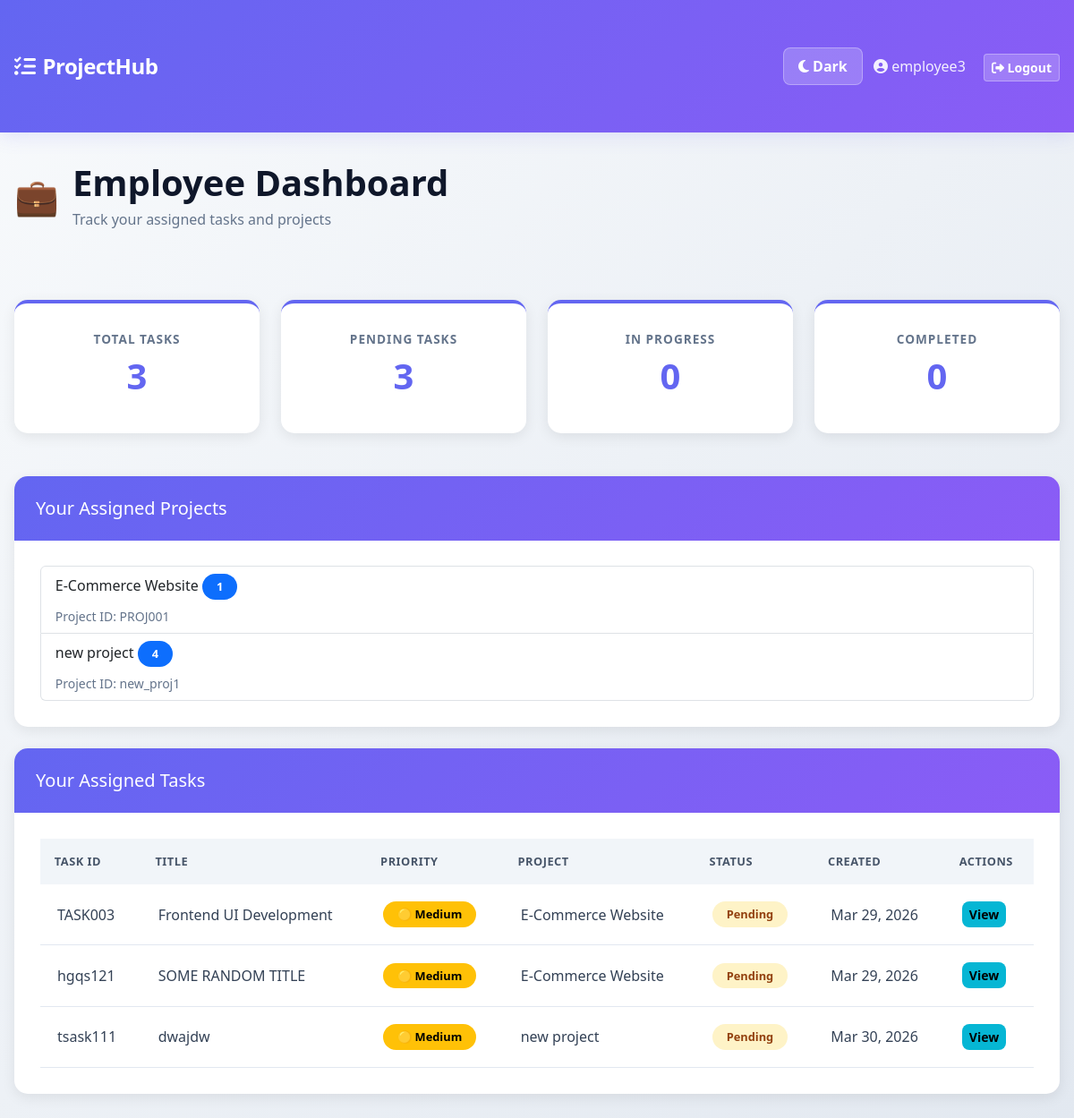
/employee/dashboard/ (signed in), run on the app's committed database.
### planner_app/models.py (models this page shows, shortened)
class Planner(models.Model):
    username = models.CharField(max_length=10, unique=True)
    password_hash = models.CharField(max_length=128)
    type = models.CharField(max_length=10)  # 'admin' or 'employee'
    dark_mode = models.BooleanField(default=False)  # Dark mode toggle
    class Meta:
        abstract = True

class Employee(Planner):
    employee_id = models.CharField(max_length=10, unique=True)

class Project(models.Model):
    project_id = models.CharField(max_length=10, unique=True)
    project_title = models.CharField(max_length=100)
    created_by = models.ForeignKey(Admin, on_delete=models.CASCADE, related_name="projects")
    created_at = models.DateTimeField(auto_now_add=True)

class Task(models.Model):
    STATUS_CHOICES = [
        ('pending', 'Pending'),
        ('in_progress', 'In Progress'),
        ('completed', 'Completed'),
    ]
    PRIORITY_CHOICES = [
        ('low', 'Low'),
        ('medium', 'Medium'),
        ('high', 'High'),
    ]
    task_id = models.CharField(max_length=10, unique=True)
    task_title = models.CharField(max_length=100)
    task_description = models.CharField(max_length=200)
    project = models.ForeignKey(Project, on_delete=models.CASCADE, related_name="tasks")
    assigned_to = models.ForeignKey(Employee, on_delete=models.SET_NULL, null=True, blank=True, related_name="tasks")
    status = models.CharField(max_length=20, choices=STATUS_CHOICES, default='pending')
    priority = models.CharField(max_length=10, choices=PRIORITY_CHOICES, default='medium')  # New priority field
    created_at = models.DateTimeField(auto_now_add=True)
    updated_at = models.DateTimeField(auto_now=True)

### planner_app/views.py (the view)
# urls.py: path('employee/dashboard/', views.employee_dashboard, name='employee_dashboard'),
def employee_dashboard(request):
    if request.session.get('user_type') != 'employee':
        return redirect('home')
    employee = Employee.objects.get(id=request.session.get('user_id'))
    tasks = Task.objects.filter(assigned_to=employee)
    projects = Project.objects.filter(tasks__assigned_to=employee).distinct()
    context = {
        'employee': employee,
        'tasks': tasks,
        'projects': projects,
        'total_tasks': tasks.count(),
        'pending_tasks': tasks.filter(status='pending').count(),
        'in_progress_tasks': tasks.filter(status='in_progress').count(),
        'completed_tasks': tasks.filter(status='completed').count(),
    }
    return render(request, 'employee_dashboard.html', context)

### planner_app/templates/employee_dashboard.html (shortened to what this page needs)
{% extends 'base.html' %}
{% block content %}
<div class="row mb-5">
    <div class="col-md-12">
        <div style="display: flex; align-items: center; gap: 15px; margin-bottom: 30px;">
            <div style="font-size: 2.5rem;">💼</div>
            <div>
                <h1 style="margin-bottom: 5px;">Employee Dashboard</h1>
                <p class="text-muted" style="margin: 0;">Track your assigned tasks and projects</p>
            </div>
        </div>
    </div>
</div>
<div class="row mb-4">
    <div class="col-md-3">
        <div class="stat-card">
            <h5>Total Tasks</h5>
            <h3>{{ total_tasks }}</h3>
        </div>
    </div>
    <div class="col-md-3">
        <div class="stat-card">
            <h5>Pending Tasks</h5>
            <h3>{{ pending_tasks }}</h3>
        </div>
    </div>
    <div class="col-md-3">
        <div class="stat-card">
            <h5>In Progress</h5>
            <h3>{{ in_progress_tasks }}</h3>
        </div>
    </div>
    <div class="col-md-3">
        <div class="stat-card">
            <h5>Completed</h5>
            <h3>{{ completed_tasks }}</h3>
        </div>
    </div>
</div>
<div class="row mb-4">
    <div class="col-md-12">
        <div class="card">
            <div class="card-header">
                <h5 class="mb-0">Your Assigned Projects</h5>
            </div>
            <div class="card-body">
                {% if projects %}
                    <div class="list-group">
                        {% for project in projects %}
                            <div class="list-group-item">
                                <h6>{{ project.project_title }} <span class="badge bg-primary">{{ project.id }}</span></h6>
                                <p class="small text-muted mb-0">Project ID: {{ project.project_id }}</p>
                            </div>
                        {% endfor %}
                    </div>
                {% else %}
                    <p class="text-muted">You haven't been assigned to any projects yet.</p>
                {% endif %}
            </div>
        </div>
    </div>
</div>
<div class="row">
    <div class="col-md-12">
        <div class="card">
            <div class="card-header">
                <h5 class="mb-0">Your Assigned Tasks</h5>
            </div>
            <div class="card-body">
                {% if tasks %}
                    <div class="table-responsive">
                        <table class="table table-hover">
                            <thead>
                                <tr>
                                    <th>Task ID</th>
                                    <th>Title</th>
                                    <th>Priority</th>
                                    <th>Project</th>
                                    <th>Status</th>
                                    <th>Created</th>
                                    <th>Actions</th>
                                </tr>
                            </thead>
                            <tbody>
                                {% for task in tasks %}
                                    <tr>
                                        <td>{{ task.task_id }}</td>
                                        <td>{{ task.task_title }}</td>
                                        <td>
                                            {% if task.priority == 'high' %}
                                                <span class="badge" style="background-color: #dc3545;">🔴 High</span>
                                            {% elif task.priority == 'medium' %}
                                                <span class="badge" style="background-color: #ffc107; color: #000;">🟡 Medium</span>
                                            {% else %}
                                                <span class="badge" style="background-color: #28a745;">🟢 Low</span>
                                            {% endif %}
                                        </td>
                                        <td>{{ task.project.project_title }}</td>
                                        <td>
                                            {% if task.status == 'pending' %}
                                                <span class="badge badge-pending">Pending</span>
                                            {% elif task.status == 'in_progress' %}
                                                <span class="badge badge-in-progress">In Progress</span>
                                            {% else %}
                                                <span class="badge badge-completed">Completed</span>
                                            {% endif %}
                                        </td>
                                        <td>{{ task.created_at|date:"M d, Y" }}</td>
                                        <td>
                                            <a href="{% url 'task_details' task.id %}" class="btn btn-sm btn-info">View</a>
                                        </td>
                                    </tr>
                                {% endfor %}
                            </tbody>
                        </table>
                    </div>
                {% else %}
                    <p class="text-muted">You have no tasks assigned yet.</p>
                {% endif %}
            </div>
        </div>
    </div>
</div>
{% endblock %}

### planner_app/templates/base.html (shortened to what this page needs)
<!DOCTYPE html>
<html lang="en">
<head>
    <link href="https://cdn.jsdelivr.net/npm/bootstrap@5.3.0/dist/css/bootstrap.min.css" rel="stylesheet">
    <link href="https://cdnjs.cloudflare.com/ajax/libs/font-awesome/6.4.0/css/all.min.css" rel="stylesheet">
</head>
<body>
    <nav class="navbar navbar-dark">
        <div class="container-fluid">
            <a class="navbar-brand" href="/">
                <i class="fas fa-tasks"></i>ProjectHub
            </a>
            <div>
                <button class="dark-mode-toggle me-2" id="darkModeToggle">
                    <i class="fas fa-moon"></i> <span id="darkModeText">Dark</span>
                </button>
                <span class="navbar-text me-3">
                    <i class="fas fa-user-circle"></i> {{ request.session.username }}
                </span>
                <a href="{% url 'logout' %}" class="btn btn-light btn-sm">
                    <i class="fas fa-sign-out-alt"></i> Logout
                </a>
            </div>
        </div>
    </nav>
    <div class="container-fluid">
        {% block content %}{% endblock %}
    </div>
</body>
</html>

### planner_app/templates/base.html (style rules this page uses)
:root { --primary-color: #6366f1; --secondary-color: #8b5cf6; --success-color: #10b981; --warning-color: #f59e0b; --danger-color: #ef4444; --dark-bg: #0f172a; --light-bg: #f8fafc; }
* { margin: 0; padding: 0; box-sizing: border-box; }
body { background: linear-gradient(135deg, #f8fafc 0%, #e2e8f0 100%); min-height: 100vh; font-family: 'Segoe UI', Tahoma, Geneva, Verdana, sans-serif; color: #1e293b; }
.navbar { background: linear-gradient(135deg, var(--primary-color) 0%, var(--secondary-color) 100%); box-shadow: 0 4px 20px rgba(99, 102, 241, 0.15); padding: 1.2rem 0; border-bottom: none; }
.navbar-brand { font-weight: 700; font-size: 1.5em; color: white !important; letter-spacing: -0.5px; }
.navbar-brand i { margin-right: 0.5rem; }
.navbar-text { color: rgba(255, 255, 255, 0.9) !important; font-weight: 500; }
.btn-light { background: rgba(255, 255, 255, 0.2) !important; border: 1px solid rgba(255, 255, 255, 0.3) !important; color: white !important; font-weight: 600; transition: all 0.3s ease; }
.card { border: none; border-radius: 15px; box-shadow: 0 4px 15px rgba(0, 0, 0, 0.08); transition: all 0.3s ease; overflow: hidden; }
.card-header { background: linear-gradient(135deg, var(--primary-color) 0%, var(--secondary-color) 100%); color: white; border: none; padding: 1.5rem; font-weight: 600; }
.card-body { padding: 1.8rem; }
.stat-card { background: white; border-radius: 15px; padding: 2rem; text-align: center; box-shadow: 0 4px 15px rgba(0, 0, 0, 0.08); margin-bottom: 1.5rem; border-top: 4px solid var(--primary-color); transition: all 0.3s ease; }
.stat-card h5 { color: #64748b; font-weight: 600; font-size: 0.85rem; text-transform: uppercase; letter-spacing: 1px; margin-bottom: 0.5rem; }
.stat-card h3 { color: var(--primary-color); font-weight: 700; font-size: 2.5rem; margin-top: 0.5rem; }
.btn-info { background: #06b6d4; border: none; font-weight: 600; border-radius: 8px; transition: all 0.3s ease; }
.table { margin-bottom: 0; }
.table thead th { background: #f1f5f9; color: #475569; font-weight: 700; border: none; padding: 1rem; text-transform: uppercase; font-size: 0.8rem; letter-spacing: 0.5px; }
.table tbody tr { border-bottom: 1px solid #e2e8f0; transition: all 0.2s ease; }
.table tbody td { padding: 1.2rem; vertical-align: middle; color: #334155; }
.badge { padding: 0.5rem 1rem; font-weight: 600; border-radius: 20px; font-size: 0.8rem; }
.badge-pending { background: #fef3c7; color: #92400e; }
h1, h2 { color: #0f172a; font-weight: 700; margin-bottom: 0.5rem; }
.text-muted { color: #64748b !important; }
.container-fluid { padding: 2rem 1rem; }
.dark-mode-toggle { background: rgba(255, 255, 255, 0.2); border: 1px solid rgba(255, 255, 255, 0.3); color: white !important; font-weight: 600; border-radius: 8px; padding: 0.5rem 1rem; transition: all 0.3s ease; cursor: pointer; }

### data on the page
Employee: session.username "employee3"
Project: project_title "E-Commerce Website", id "1", project_id "PROJ001"
Project: project_title "new project", id "4", project_id "new_proj1"
Task: task_id "TASK003", task_title "Frontend UI Development", priority "🟡 Medium", project.project_title "E-Commerce Website", status "Pending", created_at "Mar 29, 2026"
Task: task_id "hgqs121", task_title "SOME RANDOM TITLE", priority "🟡 Medium", project.project_title "E-Commerce Website", status "Pending", created_at "Mar 29, 2026"
Task: task_id "tsask111", task_title "dwajdw", priority "🟡 Medium", project.project_title "new project", status "Pending", created_at "Mar 30, 2026"

### other printed values
{{ total_tasks }} "3"
{{ pending_tasks }} "3"
{{ in_progress_tasks }} "0"
{{ completed_tasks }} "0"
